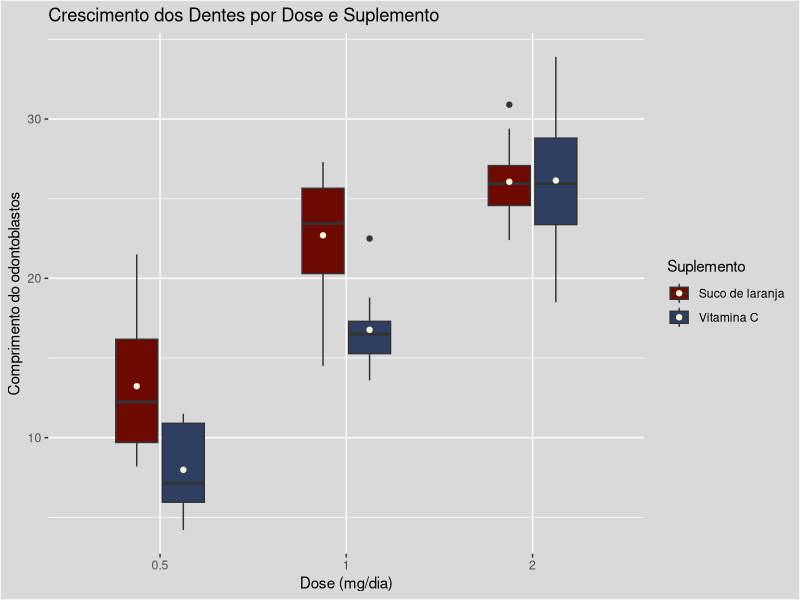
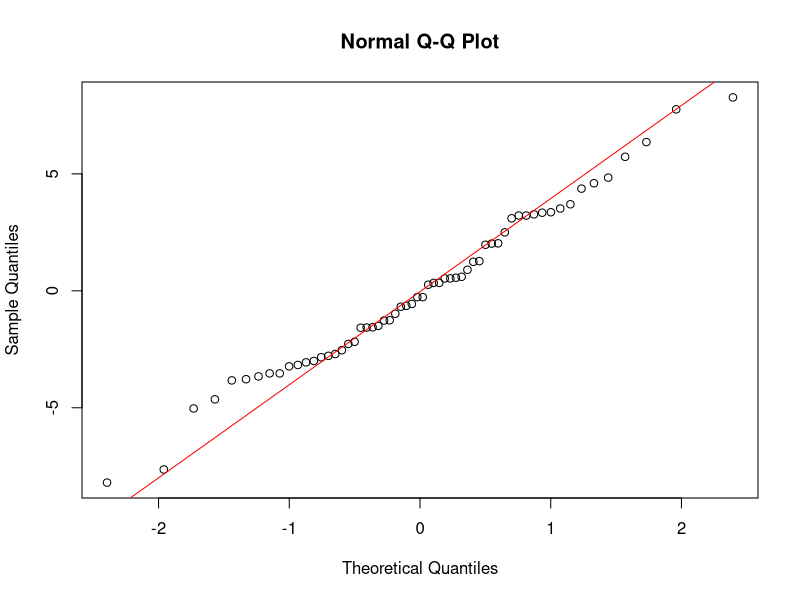

The R source for these figures, in order:
## ---- chunk 1
# Carregar pacote

library(ggplot2) # Gráficos
library(tidyverse) # Estrutura dos dados

# Carregar dados

data("ToothGrowth")
head(ToothGrowth)

# Resumo estatístico

summary(ToothGrowth)

# Verificar estrutura

glimpse(ToothGrowth)
## ---- chunk 2
ggplot(ToothGrowth, aes(x = factor(dose), 
                        y = len, fill = supp)) +
  geom_boxplot(width = 0.5) +
  labs(title = "Crescimento dos Dentes por Dose e Suplemento",
       x = "Dose (mg/dia)", y = "Comprimento do odontoblastos") +
 stat_summary(fun.y = "mean", geom = "point", size = 1.5,
    position = position_dodge(width = 0.5), color = "beige") +
  scale_fill_manual(values = c("#6E0902", "#2E3F62"),
                    name = "Suplemento",
                    breaks = c("OJ", "VC"),
                    labels = c("Suco de laranja", "Vitamina C")) +
  scale_color_manual(values = c("#6E0902", "#2E3F62")) +
  theme(plot.background = element_rect(fill = "gray85"),
        panel.background = element_rect(fill = "gray85"),
        legend.background = element_rect(fill = "gray85"))
## ---- chunk 3
# Passo 1: ANOVA Two-Way

modelo_anova <- aov(len ~ supp * factor(dose), data = ToothGrowth)

summary(modelo_anova)

# Passo 2: Verificar normalidade

shapiro.test(residuals(modelo_anova))
qqnorm(residuals(modelo_anova))
qqline(residuals(modelo_anova), col = "red")

# Passo 3: Verificar homogeneidade de variâncias

library(car)

leveneTest(len ~ supp * factor(dose), data = ToothGrowth)
## ---- chunk 4
# Ajustar o modelo ANOVA

modelo_anova <- aov(len ~ supp * factor(dose), data = ToothGrowth)

# Ver os resultados

summary(modelo_anova)
## ---- chunk 5
TukeyHSD(modelo_anova)
